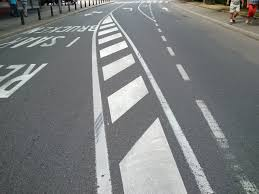
#> input picture lines_sample.jpg, 259 x 194 px
$ python hough_line_detection.py
#> lines starting #> are read from the running program, lines starting #| are printed output that depends on the picture
import cv2
import numpy as np

# Step 1: Read the image
img = cv2.imread("lines_sample.jpg")
#> img is the input picture: shape (194, 259, 3); mean B, G, R 126.3, 125.6, 123.1
if img is None:
    print("Error: Image not found! Make sure 'lines_sample.jpg' is in the same folder.")
    exit()

# Step 2: Convert to grayscale
gray = cv2.cvtColor(img, cv2.COLOR_BGR2GRAY)

# Step 3: Use Canny edge detection to find edges
edges = cv2.Canny(gray, 50, 150, apertureSize=3)
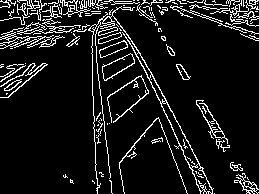
#> edges: shape (194, 259); 9.9% white in thin lines or dots

# Step 4: Apply Hough Transform to detect lines
lines = cv2.HoughLines(edges, 1, np.pi / 180, 150)
#> lines = None

# Step 5: Draw detected lines on the original image
if lines is not None:
    for line in lines:
        rho, theta = line[0]
        a = np.cos(theta)
        b = np.sin(theta)
        x0 = a * rho
        y0 = b * rho
        x1 = int(x0 + 1000 * (-b))
        y1 = int(y0 + 1000 * (a))
        x2 = int(x0 - 1000 * (-b))
        y2 = int(y0 - 1000 * (a))
        cv2.line(img, (x1, y1), (x2, y2), (0, 0, 255), 2)  # red line

# Step 6: Show the result
cv2.imshow("Original Image with Detected Lines", img)
cv2.imshow("Edge Detection (Canny)", edges)

# Step 7: Wait until a key is pressed
cv2.waitKey(0)
cv2.destroyAllWindows()
